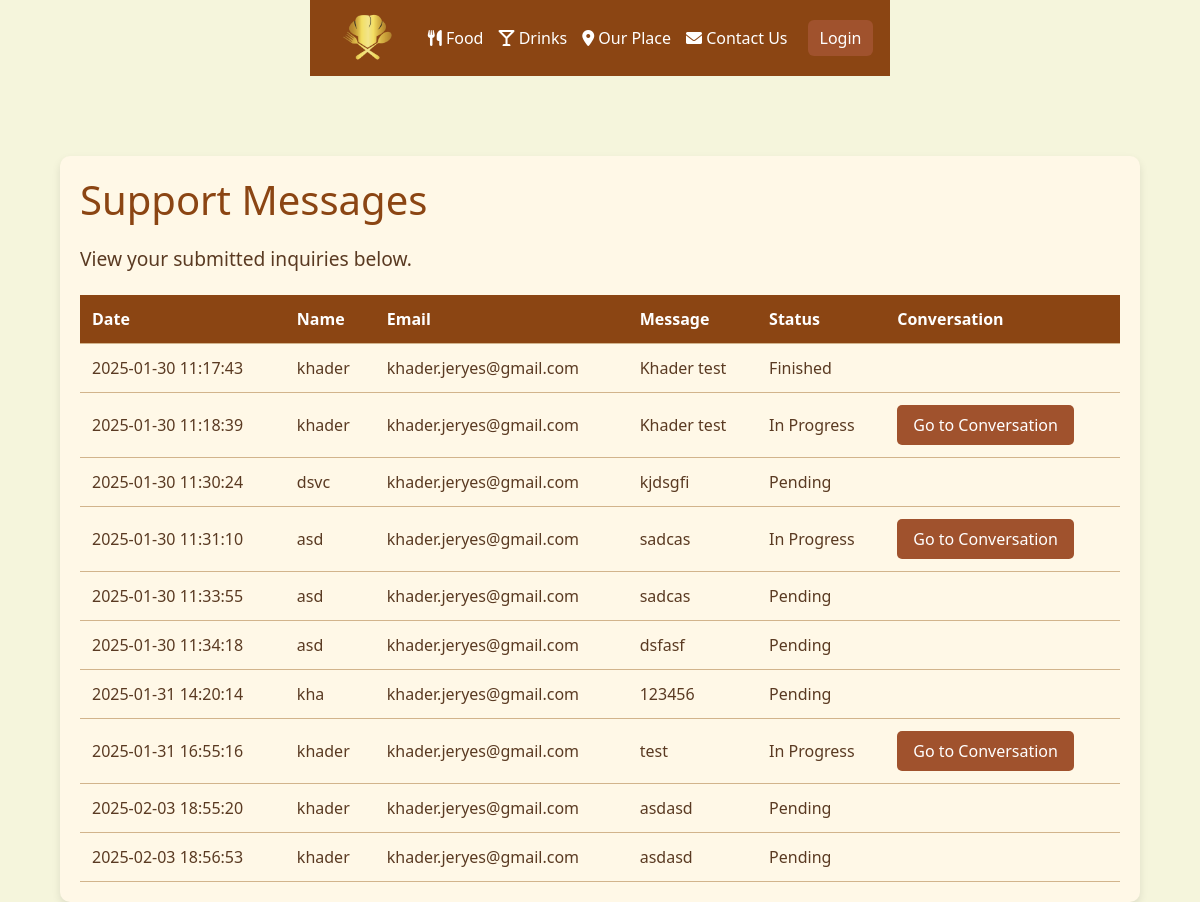
/Client/conversation_list.php?email=khader.jeryes@gmail.com, run on the app's committed database.
### tables this page shows
CREATE TABLE `contact_us` (
  `id` int(11) NOT NULL,
  `name` varchar(255) NOT NULL,
  `phone` varchar(15) NOT NULL,
  `email` varchar(255) NOT NULL,
  `message` text NOT NULL,
  `submission_date` timestamp NOT NULL DEFAULT current_timestamp(),
  `Status` int(11) NOT NULL DEFAULT 0,
  `Answer` text DEFAULT NULL
);

### Client/conversation_list.php (the view, shortened to what this page needs)
<?php
include "../config/phpdb.php";
$email = isset($_GET['email']) ? $_GET['email'] : '';
$query = "SELECT id, name, phone, email, message, status, submission_date FROM contact_us WHERE email = '$email' ORDER BY submission_date ASC";
$result = mysqli_query($conn, $query);
function getStatusText($statusCode)
{
    switch ($statusCode) {
        case 0:
            return 'Pending';
        case 1:
            return 'In Progress';
        case 2:
            return 'Finished';
    }
}
$rows = mysqli_fetch_all($result, MYSQLI_ASSOC);
?>
<!DOCTYPE html>
<html lang="en">
<head>
    <link rel="stylesheet" href="css_files/navbar.css">
    <link rel="stylesheet" href="css_files/conversation.css">
</head>
<body style="background-color: #F5F5DC;">
    <?php require 'navbar.php'; ?>
    <div class="admin-container">
        <h1>Support Messages</h1>
        <p>View your submitted inquiries below.</p>
        <table class="messages-table">
            <thead>
                <tr>
                    <th>Date</th>
                    <th>Name</th>
                    <th>Email</th>
                    <th>Message</th>
                    <th>Status</th>
                    <th>Conversation</th>
                </tr>
            </thead>
            <tbody>
                <?php foreach ($rows as $row): ?>
                    <tr>
                        <td><?php echo htmlspecialchars($row['submission_date']); ?></td>
                        <td><?php echo htmlspecialchars($row['name']); ?></td>
                        <td><?php echo htmlspecialchars($row['email']); ?></td>
                        <td><?php echo htmlspecialchars($row['message']); ?></td>
                        <td><?php echo getStatusText($row['status']); ?></td>
                        <td>
                            <?php if ($row['status'] == 1): ?>
                                <button onclick="window.location.href='conversation.php?id=<?php echo $row['id']; ?>'"
                                    class="go-to-conversation-btn">
                                    Go to Conversation
                                </button>
                            <?php endif; ?>
                        </td>
                    </tr>
                <?php endforeach; ?>
            </tbody>
        </table>
    </div>
</body>
</html>

### Client/navbar.php (shortened to what this page needs)
<?php
$user = null;
?>
<!DOCTYPE html>
<html lang="en">
<head>
    <link href="https://cdn.jsdelivr.net/npm/bootstrap@5.3.0/dist/css/bootstrap.min.css" rel="stylesheet">
    <link rel="stylesheet" href="https://cdnjs.cloudflare.com/ajax/libs/font-awesome/6.0.0/css/all.min.css">
</head>
<body>
    <nav class="navbar navbar-expand-lg navbar-custom">
        <div class="container-fluid">
            <a class="navbar-brand" href="index.php">
                <img src="../photos/logo_Images/Logo99.png" alt="Logo" class="logo">
            </a>
            <div class="d-flex">
                <a href="food.php" target="main" class="nav-link">
                    <i class="fas fa-utensils"></i> Food
                </a>
                <a href="drink.php" target="main" class="nav-link">
                    <i class="fas fa-glass-martini"></i> Drinks
                </a>
                <a href="location.php" target="main" class="nav-link">
                    <i class="fas fa-map-marker-alt"></i> Our Place
                </a>
                <a href="contact_us.php" target="main" class="nav-link">
                    <i class="fas fa-envelope"></i> Contact Us
                </a>
            </div>
            <div class="ms-auto d-flex align-items-center">
                <?php if (isset($_SESSION['username'])): ?>
                    <span class="username">Welcome, <?php echo htmlspecialchars($user['firstname'] . ' ' . $user['lastname']); ?></span>
                    <button class="btn btn-custom" data-bs-toggle="modal" data-bs-target="#accountModal">
                        <i class="fas fa-user"></i> My Account
                    </button>
                    <a href="cart.php" class="btn btn-custom">
                        <i class="fas fa-shopping-cart"></i> Cart
                    </a>
                    <a href="logout.php" class="btn btn-custom">Logout</a>
                <?php else: ?>
                    <a href="login.php" class="btn btn-custom">Login</a>
                <?php endif; ?>
            </div>
        </div>
    </nav>
</body>
</html>

### Client/css_files/conversation.css (style rules this page uses)
body { font-family: 'Georgia', serif; background-color: #F5F5DC; color: #5A3A22; margin: 0; padding: 0; display: flex; flex-direction: column; align-items: center; min-height: 100vh; }
.admin-container { width: 90%; max-width: 1200px; margin-top: 80px; padding: 20px; background-color: #FFF8E7; border-radius: 10px; box-shadow: 0 4px 8px rgba(0, 0, 0, 0.1); }
.admin-container h1 { font-size: 2.5rem; color: #8B4513; margin-bottom: 20px; }
.admin-container p { font-size: 1.2rem; line-height: 1.6; margin-bottom: 20px; color: #5A3A22; }
.messages-table { width: 100%; border-collapse: collapse; margin-top: 20px; }
.messages-table th, .messages-table td { padding: 12px; text-align: left; border-bottom: 1px solid #D2B48C; }
.messages-table th { background-color: #8B4513; color: #FFF; font-weight: bold; }
.messages-table td { color: #5A3A22; }
.go-to-conversation-btn { display: inline-block; padding: 8px 16px; background-color: #A0522D; color: #FFF; border: none; border-radius: 5px; font-size: 1rem; cursor: pointer; transition: background-color 0.3s ease; }

### Client/navbar.php (style rules this page uses)
.navbar-custom { background-color: #8B4513; }
.navbar-custom .btn-custom { color: #fff; background-color: #A0522D; border: none; margin: 0 5px; }
.navbar-custom .nav-link { color: #FFF; margin-right: 15px; }
.navbar-custom .logo { height: 50px; }

### data on the page
contact_us: submission_date "2025-01-30 11:17:43", name "khader", email "khader.jeryes@gmail.com", message "Khader test", Status "Finished"
contact_us: submission_date "2025-01-30 11:18:39", name "khader", email "khader.jeryes@gmail.com", message "Khader test", Status "In Progress"
contact_us: submission_date "2025-01-30 11:30:24", name "dsvc", email "khader.jeryes@gmail.com", message "kjdsgfi", Status "Pending"
contact_us: submission_date "2025-01-30 11:31:10", name "asd", email "khader.jeryes@gmail.com", message "sadcas", Status "In Progress"
contact_us: submission_date "2025-01-30 11:33:55", name "asd", email "khader.jeryes@gmail.com", message "sadcas", Status "Pending"
contact_us: submission_date "2025-01-30 11:34:18", name "asd", email "khader.jeryes@gmail.com", message "dsfasf", Status "Pending"
contact_us: submission_date "2025-01-31 14:20:14", name "kha", email "khader.jeryes@gmail.com", message "123456", Status "Pending"
contact_us: submission_date "2025-01-31 16:55:16", name "khader", email "khader.jeryes@gmail.com", message "test", Status "In Progress"
contact_us: submission_date "2025-02-03 18:55:20", name "khader", email "khader.jeryes@gmail.com", message "asdasd", Status "Pending"
contact_us: submission_date "2025-02-03 18:56:53", name "khader", email "khader.jeryes@gmail.com", message "asdasd", Status "Pending"
